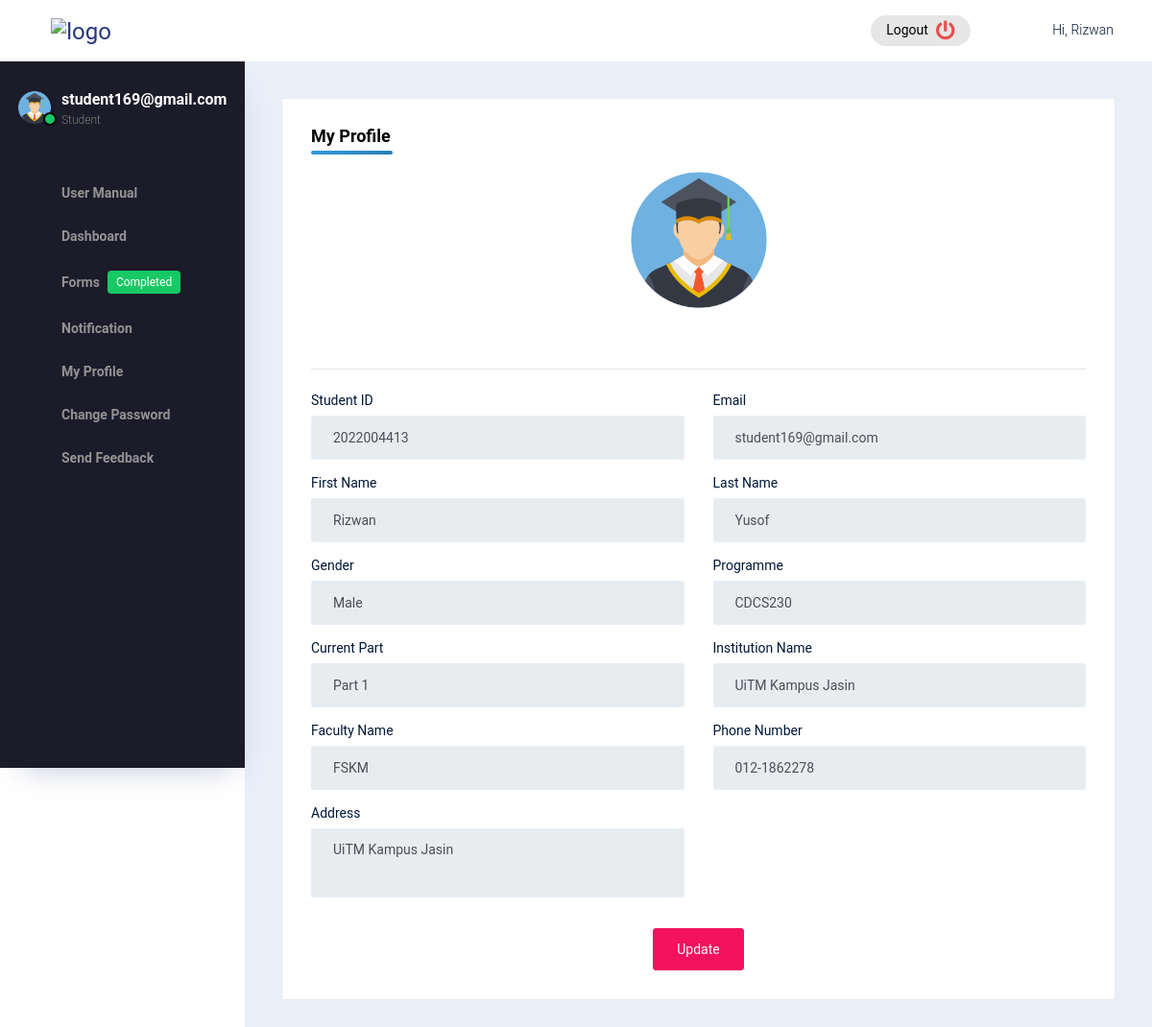
The app's page /profile (signed in) with its own data.
### skillytics/models.py (models this page shows, shortened)
class Student(db.Model, UserMixin):
    __tablename__ = 'student'
    student_id = db.Column(db.Integer, primary_key=True)
    picture = db.Column(db.String(100))
    email = db.Column(db.String(100), unique=True, nullable=False)
    password = db.Column(db.String(60), nullable=False)
    first_name = db.Column(db.String(50), nullable=False)
    last_name = db.Column(db.String(50), nullable=False)
    gender = db.Column(db.String(10), nullable=False)
    phone_number = db.Column(db.String(100))
    address = db.Column(db.String(200))
    part_id = db.Column(db.Integer, db.ForeignKey('part.part_id'))
    institution_name = db.Column(db.String(100))
    faculty_name = db.Column(db.String(100))
    program_code = db.Column(db.String(100))
    last_online = db.Column(db.DateTime)
    status = db.Column(db.String(20), nullable=False)
    enrollments = db.relationship('Enrollment', backref='student', lazy=True, cascade="all, delete-orphan")
    technical_skill_scores = db.relationship('TechnicalSkillScore', backref='student', lazy=True, cascade="all, delete-orphan")
    student_part_gpas = db.relationship('StudentPartGPA', backref='student', lazy=True, cascade="all, delete-orphan")
    student_semester_clusters = db.relationship('StudentSemesterCluster', backref='student', lazy=True, cascade="all, delete-orphan")
    feedbacks = db.relationship('Feedback', backref='student', lazy=True, cascade="all, delete-orphan")
    def get_role(self):
        return 'Student'

### skillytics/routes.py (the view, shortened to what this page needs)
@login_required
@main.route('/profile', methods=['POST', 'GET'])
def profile():
    check = authenticated()
    if check:
        return check
    return render_template('profile.html')

### skillytics/models.py (called while the page is built)
@login_manager.user_loader
def load_user(user_id):
    user = Student.query.get(int(user_id))
    if user:
        return user
    return Staff.query.get(int(user_id))

### skillytics/utils.py (called while the page is built)
def is_student():
    return current_user.is_authenticated and current_user.get_role() == 'Student'

def is_staff():
    return current_user.is_authenticated and current_user.get_role() == 'Staff' and current_user.get_position() != 'Admin'

def is_admin():
    return current_user.is_authenticated and current_user.get_role() == 'Staff' and current_user.get_position() == 'Admin'

def authenticated():
    if not current_user.is_authenticated:
        flash('Please login to access this page', 'danger')
        return redirect(url_for('auth.user_login'))

### skillytics/templates/profile.html (shortened to what this page needs)
{% extends "base.html" %}
{% block content %}
<div class="content-wrapper">
  <div class="row m-2">
    <div class="col-xl-12 d-flex grid-margin stretch-card p-0">
      <div class="card w-100">
        <div class="card-body">
          <h4 class="card-title mb-4" style="position: relative;">My Profile</h4>
          <form action="" method="POST" enctype="multipart/form-data" id="profilePictureForm">
            <div class="text-center mb-5">
              <label for="profileImageInput" style="cursor: pointer;" title="Click to change profile picture"
                class="d-inline-block">
                <div class="profile-image-container">
                  <img src="{{ url_for('static', filename='images/' + current_user.picture) }}" alt="User Profile"
                    class="rounded-circle" width="150" height="150" id="profilePreview">
                </div>
              </label>
            </div>
          </form>
          <hr class="my-4">
          <form id="profileDetailsForm" method="POST">
            <div class="row">
              <div class="col-md-6 mb-3">
                <label class="form-label">
                  {% if is_staff %}
                  Staff ID
                  {% elif is_student %}
                  Student ID
                  {% elif is_admin %}
                  ID
                  {% endif %}
                </label>
                {% if is_staff or is_admin %}
                <input type="text" class="form-control" value="{{ current_user.staff_id }}" disabled>
                {% elif is_student %}
                <input type="text" class="form-control" value="{{ current_user.student_id }}" disabled>
                {% endif %}
              </div>
              <div class="col-md-6 mb-3">
                <label class="form-label">Email</label>
                <input type="email" class="form-control" value="{{ current_user.email }}" disabled>
              </div>
              {% if not is_admin %}
              <div class="col-md-6 mb-3">
                <label class="form-label">First Name</label>
                <input type="text" class="form-control" value="{{ current_user.first_name }}" disabled>
              </div>
              <div class="col-md-6 mb-3">
                <label class="form-label">Last Name</label>
                <input type="text" class="form-control" value="{{ current_user.last_name }}" disabled>
              </div>
              <div class="col-md-6 mb-3">
                <label class="form-label">Gender</label>
                <input type="text" class="form-control" value="{{ current_user.gender }}" disabled>
              </div>
              {% endif %}
              {% if is_student %}
              <div class="col-md-6 mb-3">
                <label class="form-label">Programme</label>
                <input type="text" class="form-control" value="{{ current_user.program_code }}" disabled>
              </div>
              <div class="col-md-6 mb-3">
                <label class="form-label">Current Part</label>
                <input type="text" class="form-control" value="Part {{ current_user.part_id }}" disabled>
              </div>
              {% endif %}
              <div class="col-md-6 mb-3">
                <label class="form-label">Institution Name</label>
                <input type="text" class="form-control" value="{{ current_user.institution_name }}" disabled>
              </div>
              <div class="col-md-6 mb-3">
                <label class="form-label">Faculty Name</label>
                <input type="text" class="form-control" value="{{ current_user.faculty_name }}" disabled>
              </div>
              <div class="col-md-6 mb-3">
                <label class="form-label">Phone Number</label>
                <input type="tel" name="phone-number" class="form-control editable"
                  value="{{ current_user.phone_number if current_user.phone_number else '' }}" disabled
                  data-original="{{ current_user.phone_number }}" pattern="^(\+60|60|01)[\s\-]?[0-9]{1}[0-9\-]{7,9}$"
                  title="Please enter a valid Malaysian phone number (e.g., 012-3456789)">
              </div>
              {% if not is_admin %}
              <div class="col-md-6 mb-3">
                <label class="form-label">Address</label>
                <textarea class="form-control editable" name="address" rows="3" disabled
                  data-original="{{ current_user.address if current_user.address != None else '' }}">{{ current_user.address if current_user.address != None else '' }}</textarea>
              </div>
              {% endif %}
            </div>
            <div class="text-center mt-3">
              <button type="button" id="updateBtn" class="btn btn-primary">Update</button>
            </div>
          </form>
        </div>
      </div>
    </div>
  </div>
</div>
{% endblock %}

### skillytics/templates/base.html (shortened to what this page needs)
<!DOCTYPE html>
<html lang="en">
<head>
  <link rel="stylesheet" href="static/vendors/typicons.font/font/typicons.css">
  <link rel="stylesheet" href="static/vendors/css/vendor.bundle.base.css">
  <link rel="stylesheet" href="static/css/vertical-layout-light/style.css">
  <link rel="stylesheet" href="https://cdnjs.cloudflare.com/ajax/libs/font-awesome/5.15.4/css/all.min.css">
  <link rel="stylesheet" href="https://cdnjs.cloudflare.com/ajax/libs/typicons/2.0.9/typicons.min.css">
</head>
<body>
  <div class="container-scroller">
    <nav class="navbar col-lg-12 col-12 p-0 fixed-top d-flex flex-row">
      <div class="text-center navbar-brand-wrapper d-flex align-items-center justify-content-center">
        <a class="navbar-brand brand-logo" href="{{ url_for('main.dashboard') }}"><img src="static/images/full-logo.svg"
            alt="logo" /></a>
        <button class="navbar-toggler navbar-toggler align-self-center d-none d-lg-flex" type="button"
          data-toggle="minimize">
          <span class="typcn typcn-th-menu"></span>
        </button>
      </div>
      {% set clustering = ['main.clustering_both', 'main.clustering_academic', 'main.clustering_technical'] %}
      <div class="navbar-menu-wrapper d-flex align-items-center justify-content-end">
        {% set technical = ['main.form_technical'] %}
        <ul class="navbar-nav navbar-nav-right">
          <li class="nav-item d-flex bg-light px-3 py-0 rounded-pill mt-3 mb-3 logout-hover">
            <a href="{{ url_for('main.logout') }}"
              class="d-flex align-items-center justify-content-center text-decoration-none text-reset"
              title="Hmm are you sure?">
              Logout <i class="fas fa-power-off ml-2" style="font-size: 20px; color: #e84c4c;"></i>
            </a>
          </li>
          <li class="nav-item nav-profile dropdown">
            <a class="nav-link dropdown-toggle  pl-0 pr-0" href="#" data-toggle="dropdown" id="profileDropdown">
              <i class="typcn typcn-user-outline mr-0"></i>
              <span class="nav-profile-name">Hi, {{ current_user.first_name }}</span>
            </a>
          </li>
        </ul>
      </div>
    </nav>
    <div class="container-fluid page-body-wrapper sidebar-fixed">
      <nav class="sidebar sidebar-offcanvas" id="sidebar">
        <ul class="nav">
          <li class="nav-item">
            <div class="d-flex sidebar-profile">
              <div class="sidebar-profile-image">
                <img src="{{ url_for('static', filename='images/' + current_user.picture) }}" alt="Profile Picture">
                <span class="sidebar-status-indicator"></span>
              </div>
              <div class="sidebar-profile-name">
                <p class="sidebar-name text-truncate" style="max-width: 180px;" title="{{ current_user.email }}">
                  {{ current_user.email }}
                </p>
                <p class="sidebar-designation">
                  {{ current_user.position if is_staff or is_admin else 'Student' }}
                </p>
              </div>
            </div>
          </li>
          <li class="nav-item mt-3">
            <a class="nav-link" href="">
              <i class="typcn typcn-document menu-icon"></i>
              <span class="menu-title">User Manual</span>
            </a>
          </li>
          <li class="nav-item">
            <a class="nav-link" href="{{ url_for('main.dashboard') }}">
              <i class="typcn typcn-device-desktop menu-icon"></i>
              <span class="menu-title">Dashboard</span>
            </a>
          </li>
          {% if is_student %}
          <li class="nav-item">
            <a class="nav-link" data-toggle="collapse" href="#tables" aria-expanded="false" aria-controls="tables">
              <i class="typcn typcn-pencil menu-icon"></i>
              <span class="menu-title">Forms</span>
              {% if current_user.status == 'Incomplete' %}
              <span class="badge badge-warning ml-2">Incomplete</span>
              {% else %}
              <span class="badge badge-success ml-2">Completed</span>
              {% endif %}
              <i class="menu-arrow"></i>
            </a>
          </li>
          {% endif %}
          <li class="nav-item">
            <a class="nav-link" href="{{ url_for('main.view_notification') }}">
              <i class="typcn typcn-bell menu-icon"></i>
              <span class="menu-title">{% if is_student %}Notification{% else %}Announcement{% endif %}
            </a>
          </li>
          <li class="nav-item">
            <a class="nav-link" href="{{ url_for('main.profile') }}">
              <i class="typcn typcn-user menu-icon"></i>
              <span class="menu-title">My Profile
            </a>
          </li>
          <li class="nav-item">
            <a class="nav-link" href="{{ url_for('main.change_password') }}">
              <i class="typcn typcn-lock-closed menu-icon"></i>
              <span class="menu-title">Change Password
            </a>
          </li>
          {% if is_staff or is_student %}
          <li class="nav-item">
            <a class="nav-link" href="{{ url_for('main.feedback') }}">
              <i class="typcn typcn-message menu-icon"></i>
              <span class="menu-title">Send Feedback</span>
            </a>
          </li>
          {% endif %}
        </ul>
      </nav>
      <div class="main-panel">
        {% block content %}
        {% endblock %}
      </div>
    </div>
  </div>
</body>
</html>

### skillytics/templates/base.html (style rules this page uses)
.nav-item.logout-hover i { transition: transform 0.3s ease; }

### skillytics/templates/profile.html (style rules this page uses)
h4 { color: #2c3e50; font-weight: 600; margin-bottom: 25px; position: relative; display: inline-block; }
h4:after { content: ''; position: absolute; left: 0; bottom: -10px; width: 85px; height: 4px; background: linear-gradient(to right, #3498db, #2980b9); border-radius: 2px; }
.profile-image-container { position: relative; display: inline-block; border-radius: 50%; overflow: hidden; }

### records on screen
Student: first_name "Rizwan", picture (placeholder picture), email "student169@gmail.com", student_id "2022004413", last_name "Yusof", gender "Male", program_code "CDCS230", part_id "Part 1", institution_name "UiTM Kampus Jasin", faculty_name "FSKM", phone-number "012-1862278", address "UiTM Kampus Jasin"

### other values on screen
{{ current_user.position if is_staff or is_admin else 'Student' }} "Student"
